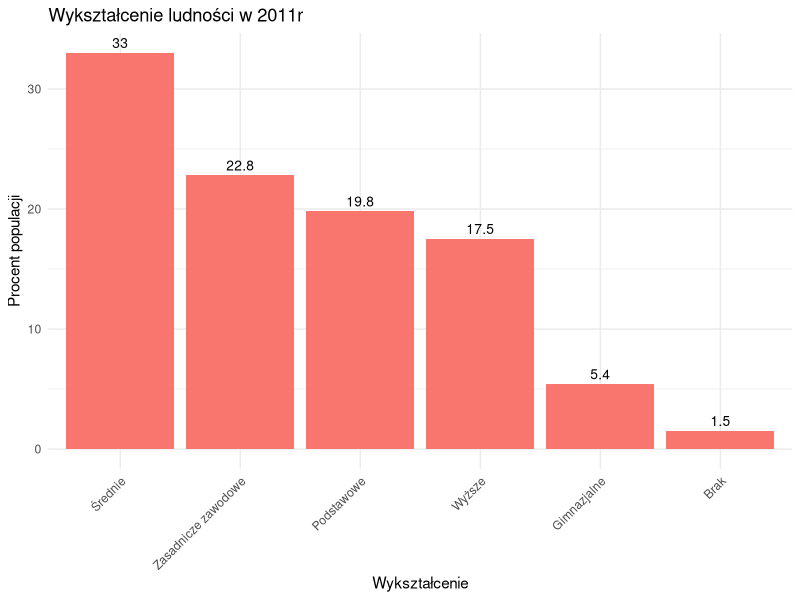

Here is the R script that generated this plot:
## ---- chunk 1
knitr::opts_chunk$set(echo = TRUE)
library(ggplot2)
## ---- chunk 2
df <- data.frame(wyksz=c("Średnie", "Zasadnicze zawodowe", "Podstawowe", "Wyższe", "Gimnazjalne", "Brak"),
                 wartosc=c(33, 22.8, 19.8, 17.5, 5.4, 1.5))
df
## ---- chunk 3
ggplot(data = df, aes(x = reorder(wyksz, -wartosc), y=wartosc, fill = "#756bb1")) +
  geom_bar(stat="identity") +
  geom_text(aes(label=wartosc), vjust=-0.5,
            position = position_dodge(0.9), size=3.5)+
  theme_minimal() + 
  theme(legend.position="none", axis.text.x = element_text(angle = 45, hjust = 1)) + 
  labs(x="Wykształcenie", y="Procent populacji", title="Wykształcenie ludności w 2011r")
